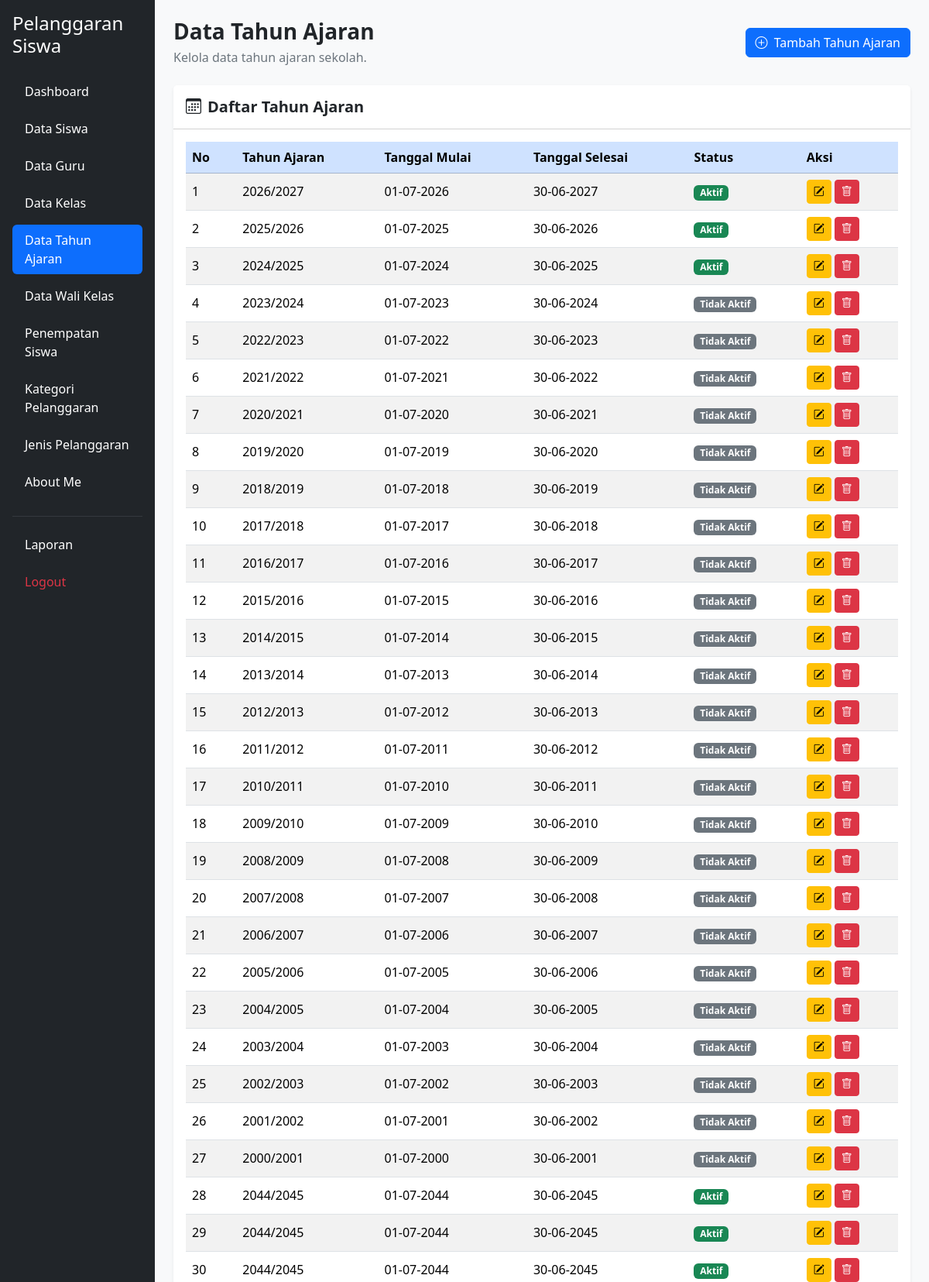
Page /kelola_tahun_ajaran.php (signed in, upper part) on the committed database.
### tables this page shows
CREATE TABLE `t_tahun_ajaran` (
  `id` int(11) NOT NULL,
  `nama` varchar(20) DEFAULT NULL,
  `tanggal_mulai` date NOT NULL,
  `tanggal_selesai` date NOT NULL,
  `status_aktif` tinyint(1) NOT NULL,
  `created_at` timestamp NOT NULL DEFAULT current_timestamp(),
  `updated_at` timestamp NOT NULL DEFAULT current_timestamp()
);

### kelola_tahun_ajaran.php (the view, shortened to what this page needs)
<?php
include 'config/koneksi.php';
$query = mysqli_query($koneksi, "
    SELECT * FROM t_tahun_ajaran
    ORDER BY id DESC
");
?>
<!DOCTYPE html>
<html lang="id">
<head>
    <link href="https://cdn.jsdelivr.net/npm/bootstrap@5.3.8/dist/css/bootstrap.min.css" rel="stylesheet">
    <link href="https://cdn.jsdelivr.net/npm/bootstrap-icons@1.11.3/font/bootstrap-icons.css" rel="stylesheet">
    <link href="https://cdn.datatables.net/2.3.4/css/dataTables.bootstrap5.css" rel="stylesheet">
</head>
<body class="bg-light">
<div class="container-fluid">
    <div class="row">
        <?php include 'layout/sidebar.php'; ?>
        <main class="col-md-9 col-lg-10 p-4">
            <div class="d-flex justify-content-between align-items-center flex-wrap gap-3 mb-4">
                <div>
                    <h3 class="fw-bold mb-1">Data Tahun Ajaran</h3>
                    <p class="text-secondary mb-0">Kelola data tahun ajaran sekolah.</p>
                </div>
                <a href="tambah_tahun_ajaran.php" class="btn btn-primary">
                    <i class="bi bi-plus-circle me-1"></i> Tambah Tahun Ajaran
                </a>
            </div>
            <div class="card border-0 shadow-sm">
                <div class="card-header bg-white py-3">
                    <h5 class="mb-0 fw-semibold">
                        <i class="bi bi-calendar3 me-2"></i>Daftar Tahun Ajaran
                    </h5>
                </div>
                <div class="card-body">
                    <div class="table-responsive">
                        <table id="tabelTahunAjaran" class="table table-striped table-hover align-middle w-100">
                            <thead class="table-primary">
                                <tr>
                                    <th>No</th>
                                    <th>Tahun Ajaran</th>
                                    <th>Tanggal Mulai</th>
                                    <th>Tanggal Selesai</th>
                                    <th>Status</th>
                                    <th>Aksi</th>
                                </tr>
                            </thead>
                            <tbody>
                                <?php $no = 1; ?>
                                <?php while ($data = mysqli_fetch_assoc($query)): ?>
                                    <tr>
                                        <td><?= $no++ ?></td>
                                        <td>
                                            <?= htmlspecialchars($data['nama'] ?? '-') ?>
                                        </td>
                                        <td>
                                            <?= !empty($data['tanggal_mulai'])
                                                ? date('d-m-Y', strtotime($data['tanggal_mulai']))
                                                : '-' ?>
                                        </td>
                                        <td>
                                            <?= !empty($data['tanggal_selesai'])
                                                ? date('d-m-Y', strtotime($data['tanggal_selesai']))
                                                : '-' ?>
                                        </td>
                                        <td>
                                            <?php if ((int)$data['status_aktif'] === 1): ?>
                                                <span class="badge bg-success">Aktif</span>
                                            <?php else: ?>
                                                <span class="badge bg-secondary">Tidak Aktif</span>
                                            <?php endif; ?>
                                        </td>
                                        <td>
                                            <div class="d-flex gap-1">
                                                <a href="edit_tahun_ajaran.php?id=<?= (int)$data['id'] ?>"
                                                   class="btn btn-warning btn-sm"
                                                   title="Edit">
                                                    <i class="bi bi-pencil-square"></i>
                                                </a>
                                                <a href="hapus_tahun_ajaran.php?id=<?= (int)$data['id'] ?>"
                                                   class="btn btn-danger btn-sm"
                                                   title="Hapus"
                                                   onclick="return confirm('Yakin ingin menghapus tahun ajaran ini?')">
                                                    <i class="bi bi-trash"></i>
                                                </a>
                                            </div>
                                        </td>
                                    </tr>
                                <?php endwhile; ?>
                            </tbody>
                        </table>
                    </div>
                </div>
            </div>
        </main>
    </div>
</div>
</body>
</html>

### rows in the picture
t_tahun_ajaran: nama "2026/2027", tanggal_mulai "01-07-2026", tanggal_selesai "30-06-2027", status_aktif "Aktif"
t_tahun_ajaran: nama "2025/2026", tanggal_mulai "01-07-2025", tanggal_selesai "30-06-2026", status_aktif "Aktif"
t_tahun_ajaran: nama "2024/2025", tanggal_mulai "01-07-2024", tanggal_selesai "30-06-2025", status_aktif "Aktif"
t_tahun_ajaran: nama "2023/2024", tanggal_mulai "01-07-2023", tanggal_selesai "30-06-2024", status_aktif "Tidak Aktif"
t_tahun_ajaran: nama "2022/2023", tanggal_mulai "01-07-2022", tanggal_selesai "30-06-2023", status_aktif "Tidak Aktif"
t_tahun_ajaran: nama "2021/2022", tanggal_mulai "01-07-2021", tanggal_selesai "30-06-2022", status_aktif "Tidak Aktif"
t_tahun_ajaran: nama "2020/2021", tanggal_mulai "01-07-2020", tanggal_selesai "30-06-2021", status_aktif "Tidak Aktif"
t_tahun_ajaran: nama "2019/2020", tanggal_mulai "01-07-2019", tanggal_selesai "30-06-2020", status_aktif "Tidak Aktif"
t_tahun_ajaran: nama "2018/2019", tanggal_mulai "01-07-2018", tanggal_selesai "30-06-2019", status_aktif "Tidak Aktif"
t_tahun_ajaran: nama "2017/2018", tanggal_mulai "01-07-2017", tanggal_selesai "30-06-2018", status_aktif "Tidak Aktif"
t_tahun_ajaran: nama "2016/2017", tanggal_mulai "01-07-2016", tanggal_selesai "30-06-2017", status_aktif "Tidak Aktif"
t_tahun_ajaran: nama "2015/2016", tanggal_mulai "01-07-2015", tanggal_selesai "30-06-2016", status_aktif "Tidak Aktif"
t_tahun_ajaran: nama "2014/2015", tanggal_mulai "01-07-2014", tanggal_selesai "30-06-2015", status_aktif "Tidak Aktif"
t_tahun_ajaran: nama "2013/2014", tanggal_mulai "01-07-2013", tanggal_selesai "30-06-2014", status_aktif "Tidak Aktif"
t_tahun_ajaran: nama "2012/2013", tanggal_mulai "01-07-2012", tanggal_selesai "30-06-2013", status_aktif "Tidak Aktif"
t_tahun_ajaran: nama "2011/2012", tanggal_mulai "01-07-2011", tanggal_selesai "30-06-2012", status_aktif "Tidak Aktif"
t_tahun_ajaran: nama "2010/2011", tanggal_mulai "01-07-2010", tanggal_selesai "30-06-2011", status_aktif "Tidak Aktif"
t_tahun_ajaran: nama "2009/2010", tanggal_mulai "01-07-2009", tanggal_selesai "30-06-2010", status_aktif "Tidak Aktif"
t_tahun_ajaran: nama "2008/2009", tanggal_mulai "01-07-2008", tanggal_selesai "30-06-2009", status_aktif "Tidak Aktif"
t_tahun_ajaran: nama "2007/2008", tanggal_mulai "01-07-2007", tanggal_selesai "30-06-2008", status_aktif "Tidak Aktif"
t_tahun_ajaran: nama "2006/2007", tanggal_mulai "01-07-2006", tanggal_selesai "30-06-2007", status_aktif "Tidak Aktif"
t_tahun_ajaran: nama "2005/2006", tanggal_mulai "01-07-2005", tanggal_selesai "30-06-2006", status_aktif "Tidak Aktif"
t_tahun_ajaran: nama "2004/2005", tanggal_mulai "01-07-2004", tanggal_selesai "30-06-2005", status_aktif "Tidak Aktif"
t_tahun_ajaran: nama "2003/2004", tanggal_mulai "01-07-2003", tanggal_selesai "30-06-2004", status_aktif "Tidak Aktif"
t_tahun_ajaran: nama "2002/2003", tanggal_mulai "01-07-2002", tanggal_selesai "30-06-2003", status_aktif "Tidak Aktif"
t_tahun_ajaran: nama "2001/2002", tanggal_mulai "01-07-2001", tanggal_selesai "30-06-2002", status_aktif "Tidak Aktif"
t_tahun_ajaran: nama "2000/2001", tanggal_mulai "01-07-2000", tanggal_selesai "30-06-2001", status_aktif "Tidak Aktif"
t_tahun_ajaran: nama "2044/2045", tanggal_mulai "01-07-2044", tanggal_selesai "30-06-2045", status_aktif "Aktif"
t_tahun_ajaran: nama "2044/2045", tanggal_mulai "01-07-2044", tanggal_selesai "30-06-2045", status_aktif "Aktif"
t_tahun_ajaran: nama "2044/2045", tanggal_mulai "01-07-2044", tanggal_selesai "30-06-2045", status_aktif "Aktif"
